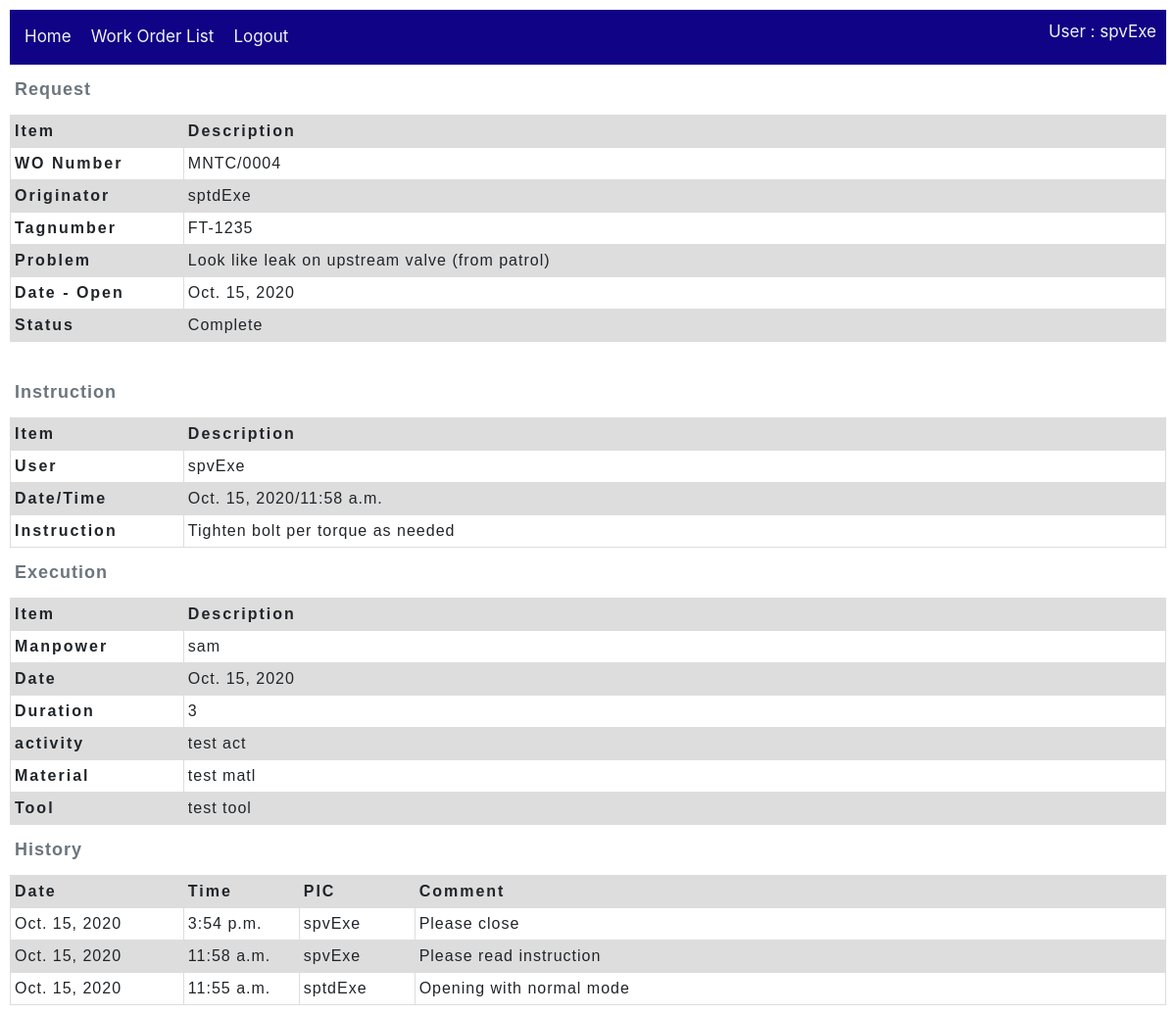
Page /work_order/detail/4 (signed in) on the committed database.
### accounts/models.py (models this page shows, shortened)
class CmmsUser(AbstractUser):
    forward_path = models.IntegerField(null=True)#CmmsUser.id
    reverse_path = models.IntegerField(null=True)#CmmsUser.id
    actions = models.ManyToManyField(Action, help_text='Select actions')
    section = models.ForeignKey('Section', on_delete=models.SET_NULL, null=True)
    def __str__(self):
        return self.username

class Action(models.Model):
    name = models.CharField(max_length=20, null=True, help_text='Enter name of Action(eg. Open, Close, Reject...)')
    description = models.CharField(max_length=100, null=True, help_text='Enter description of Action')
    mode = models.ForeignKey('Mode', on_delete=models.SET_NULL, null=True)
    category = models.ForeignKey('Category', on_delete=models.SET_NULL, null=True)
    class Meta:
        ordering = ['name']

### work_order/models.py (models this page shows, shortened)
class Work_order(models.Model):
    wo_number = models.CharField(max_length=20, null=True)
    tagnumber = models.CharField(max_length=50, null=True)
    problem = models.TextField(max_length=1000, null=True)
    originator = models.ForeignKey(CmmsUser,
        on_delete=models.SET_NULL,
        null=True)
    dest_section = models.ForeignKey(Section,
        on_delete=models.SET_NULL,
        null=True)
    date_open = models.DateField()
    date_finish = models.DateField(null=True)
    status = models.ForeignKey(Action,
        on_delete=models.SET_NULL,
        null=True)
    priority = models.ForeignKey(Wo_priority,
        on_delete=models.SET_NULL,
        null=True)
    current_user_id = models.IntegerField(null=True)
    executor_user_id = models.IntegerField(null=True)
    class Meta:
        ordering = ['originator','status','wo_number']

class Wo_instruction(models.Model):
    instruction = models.TextField(max_length=1000, null=True)
    date = models.DateField(null=True)
    time = models.TimeField(null=True)
    user = models.ForeignKey(CmmsUser,
        on_delete=models.SET_NULL,
        null=True)
    work_order = models.ForeignKey(Work_order,
        on_delete=models.SET_NULL,
        null=True)

class Wo_completion(models.Model):
    activity = models.TextField(max_length=1000, null=True, help_text='Enter activity')
    manPower = models.TextField(max_length=100, null=True, help_text='Man power name')
    material = models.TextField(max_length=500, null=True, help_text='Enter material')
    tool = models.TextField(max_length=500, null=True, help_text='Enter action')
    date = models.DateField(null=True)
    duration = models.IntegerField(help_text='Enter duration (hours)', null=True)
    acted_user = models.ForeignKey(CmmsUser,
        on_delete=models.SET_NULL,
        null=True)
    work_order = models.ForeignKey(Work_order,
        on_delete=models.SET_NULL,
        null=True)
    status = models.ForeignKey(Action,
        on_delete=models.SET_NULL,
        null=True)
    class Meta:
        ordering = ['date']

class Wo_journal(models.Model):
    comment = models.CharField(max_length=200, null=True)
    date = models.DateField(null=True)
    time = models.TimeField(null=True)
    concern_user = models.ForeignKey(CmmsUser,
        on_delete=models.SET_NULL,
        null=True)
    work_order = models.ForeignKey(Work_order,
        on_delete=models.SET_NULL,
        null=True)
    action = models.ForeignKey(Action,
        on_delete=models.SET_NULL,
        null=True)
    class Meta:
        ordering = ['-date', '-time']

### work_order/views.py (the view)
# urls.py: path('detail/<int:pk>', views.Work_orderDetailView.as_view(), name='work_order-detail'),
class Work_orderDetailView(LoginRequiredMixin, generic.DetailView):
    model = Work_order #prinsipnya dengan ini saja sdh cukup, namun kita perlu tambahan info di bawah ini
    def get_context_data(self, **kwargs):
        context = super().get_context_data(**kwargs)
        woDetail = context.get('object', None)
        if woDetail:
            wo_current_user_id = woDetail.current_user_id
            userId = self.request.user.id
            allowAction = False
            if wo_current_user_id == userId:
                allowAction = True
            context['allowAction'] = allowAction
            context['woPK'] = woDetail.id
            context['journal_list'] = Wo_journal.objects.filter(work_order=woDetail.id)
            FINISH_LIST = ['Finish', 'Complete', 'Close']
            if woDetail.status.name in FINISH_LIST:
                context['Wo_instruction'] = Wo_instruction.objects.get(work_order=woDetail)
                context['Wo_completion'] = Wo_completion.objects.get(work_order=woDetail)
                context['Wo_complete_report'] = True
        return context

### work_order/templates/work_order/work_order_detail.html (shortened to what this page needs)
{% extends "base_work_order.html" %}
{% block content %}
  {% include 'Wo_request.html' %}
  {% include 'Wo_inprogress.html' %}
  {% if Wo_complete_report %}
    {% include 'Wo_instruction.html' %}
    {% include 'Wo_execution.html' %}
  {% endif %}
  {% include 'Wo_hystory.html' %}
{% endblock %}

### work_order/templates/base_work_order.html (shortened to what this page needs)
{% extends "base_cmms.html" %}
{% block topMenu %}
<div class="topnav">
    <ul>
        <li><a href="{% url 'home-cmms' %}">Home</a></li>
        {% if user.is_authenticated %}
            <li><a href="{% url 'work_order:work_orders'%}">Work Order List</a></li>
            <li><a href="{% url 'logout'%}?next={{request.path}}">Logout</a></li>
        {% else %}
            <li><a href="{% url 'login'%}?next={{request.path}}">Login</a></li>
        {% endif %}
        {% if user.is_authenticated %}
            <li style="float: right;">User : {{ user.get_username }}</li>
        {% endif %}
    </ul>
</div>
{% endblock topMenu %}

### work_order/templates/Wo_request.html
{% block content %}
    <table class="WoHeader">
        <caption>Request</caption>
        <thead>
            <tr>
                <th scope="col">Item</th>
                <th scope="col">Description</th>
            </tr>
        </thead>
        <tbody>
            <tr>
                <th scope="row">WO Number</th>
                <td>{{ work_order.wo_number }}</td>
            </tr>
            <tr>
                <th scope="row">Originator</th>
                <td>{{ work_order.originator }}</td>
            </tr>
            <tr>
                <th scope="row">Tagnumber</th>
                <td>{{ work_order.tagnumber }}</td>
            </tr>
            <tr>
                <th scope="row">Problem</th>
                <td>{{ work_order.problem }}</td>
            </tr>
            <tr>
                <th scope="row">Date - Open</th>
                <td>{{ work_order.date_open }}</td>
            </tr>
            <tr>
                <th scope="row">Status</th>
                <td>{{ work_order.status.name }}</td>
            </tr>
        </tbody>
    </table>
{% endblock %}

### work_order/templates/Wo_instruction.html
{% block content %}
<table class="WoHeader">
    <caption>Instruction</caption>
    <thead>
      <tr>
        <th scope="col">Item</th>
        <th scope="col">Description</th>
    </tr>
    </thead>
    <tbody>
      <tr>
        <th>User</th>
        <td>{{Wo_instruction.user}}</td>
      </tr>
      <tr>
        <th>Date/Time</th>
        <td>{{Wo_instruction.date}}/{{Wo_instruction.time}}</td>
      </tr>
      <tr>
        <th>Instruction</th>
        <td>{{Wo_instruction.instruction}}</td>
      </tr>
    </tbody>
  </table>
{% endblock %}

### work_order/templates/Wo_execution.html
{% block content %}
<table class="WoHeader">
    <caption>Execution</caption>
    <thead>
      <tr>
        <th scope="col">Item</th>
        <th scope="col">Description</th>
    </tr>
    </thead>
    <tbody>
      <tr>
        <th>Manpower</th>
        <td>{{Wo_completion.manPower}}</td>
      </tr>
      <tr>
        <th>Date</th>
        <td>{{Wo_completion.date}}</td>
      </tr>
      <tr>
        <th>Duration</th>
        <td>{{Wo_completion.duration}}</td>
      </tr>
      <tr>
        <th>activity</th>
        <td>{{Wo_completion.activity}}</td>
      </tr>
      <tr>
        <th>Material</th>
        <td>{{Wo_completion.material}}</td>
      </tr>
      <tr>
        <th>Tool</th>
        <td>{{Wo_completion.tool}}</td>
      </tr>
    </tbody>
  </table>
{% endblock %}

### work_order/templates/Wo_hystory.html
{% block content %}
    {% if journal_list %}
        <table class="WoHistory">
            <caption>History</caption>
            <thead>
                <tr>
                <th scope="col">Date</th>
                <th scope="col">Time</th>
                <th scope="col">PIC</th>
                <th scope="col">Comment</th>
                </tr>
            </thead>
            <tbody>
                {% for journal in journal_list %}
                <tr>
                    <td>
                    {{journal.date}}
                    </td>
                    <td>
                    {{journal.time}}
                    </td>
                    <td>
                    {{journal.concern_user}}
                    </td>
                    <td>
                    {{journal.comment}}
                    </td>
                </tr>
                {% endfor %}
            </tbody>
        </table>
    {% else %}
        <p>There are no histories</p>
    {% endif %}
{% endblock %}

### static/css/styles.css (style rules this page uses)
* { padding: 5px; }
.topnav { overflow: hidden; background-color: rgb(16, 3, 133); }
.topnav ul { list-style-type: none; margin: 0; padding: 0; overflow: hidden; background-color: rgb(16, 3, 133); }
.topnav ul li { float: left; color: #f2f2f2; text-align: center; padding: 5px; text-decoration: none; font-size: 17px; }
.topnav ul li a { float: left; color: #f2f2f2; text-align: center; padding: 5px; text-decoration: none; font-size: 17px; }
* { box-sizing: border-box; }
table { table-layout: fixed; width: 100%; border-collapse: collapse; }
caption { font-family: sans-serif; font-size: 18px; font-weight: bold; caption-side: top; text-align: left; letter-spacing: 1px; }
td, th { border: 1px solid #dddddd; text-align: left; padding: 4px; }
th { letter-spacing: 2px; }
td { letter-spacing: 1px; }
thead th { background-color: #dddddd; }
tr:nth-child(even) { background-color: #dddddd; }
table.WoHeader { font-family: arial, sans-serif; }
table.WoHeader thead th:nth-child(1) { width: 15%; }
table.WoHistory { font-family: arial, sans-serif; }
table.WoHistory thead th:nth-child(1) { width: 15%; }
table.WoHistory thead th:nth-child(2) { width: 10%; }
table.WoHistory thead th:nth-child(3) { width: 10%; }

### rows in the picture
CmmsUser: get_username "spvExe"
Work_order: wo_number "MNTC/0004", originator "sptdExe", tagnumber "FT-1235", problem "Look like leak on upstream valve (from patrol)", date_open "Oct. 15, 2020", status.name "Complete"
Wo_instruction: user "spvExe", date "Oct. 15, 2020", time "11:58 a.m.", instruction "Tighten bolt per torque as needed"
Wo_completion: manPower "sam", date "Oct. 15, 2020", duration "3", activity "test act", material "test matl", tool "test tool"
Wo_journal: date "Oct. 15, 2020", time "3:54 p.m.", concern_user "spvExe", comment "Please close"
Wo_journal: date "Oct. 15, 2020", time "11:58 a.m.", concern_user "spvExe", comment "Please read instruction"
Wo_journal: date "Oct. 15, 2020", time "11:55 a.m.", concern_user "sptdExe", comment "Opening with normal mode"
